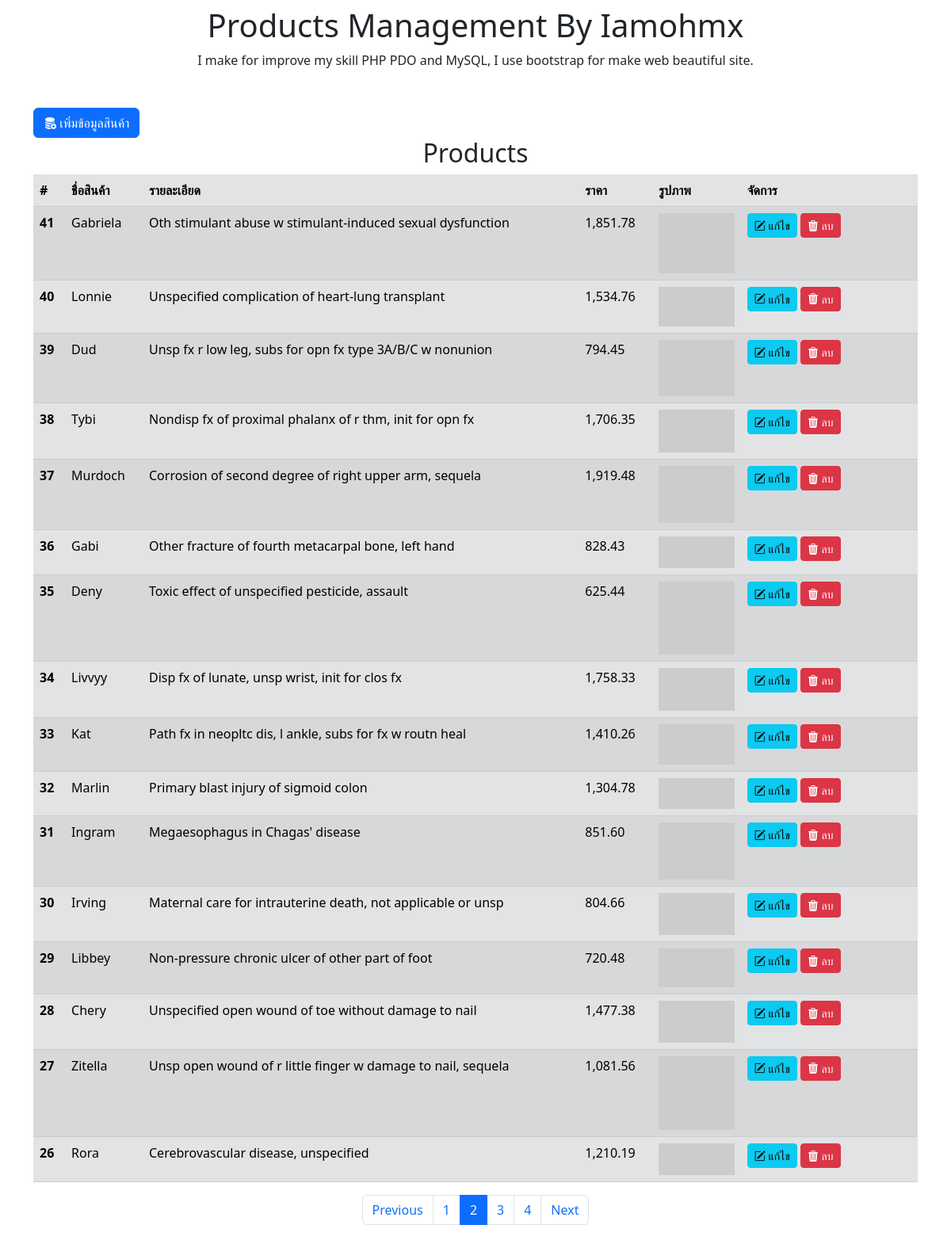
Screenshot of /?page=2 with the database file from the repository.
### tables this page shows
CREATE TABLE IF NOT EXISTS `products` (
  `id` int NOT NULL AUTO_INCREMENT,
  `p_name` varchar(255) NOT NULL DEFAULT '',
  `p_desc` varchar(255) NOT NULL DEFAULT '',
  `p_price` decimal(10,2) NOT NULL DEFAULT '0.00',
  `p_img` varchar(255) NOT NULL DEFAULT '',
  PRIMARY KEY (`id`)
);

### viewProducts.php (called while the page is built, shortened)
<?php
require_once 'connect.php';
$sql1 = "SELECT * FROM products";
$s = $conn->prepare($sql1);
$s->execute();
$s->fetchAll(PDO::FETCH_ASSOC);
$total_result = $s->rowCount();
$limit_page = 16;
$page = @$_GET['page'] ? $_GET['page'] : 1;
$num_page = $total_result/$limit_page;
if (!($num_page == (int)$num_page))
    $num_page = (int)$num_page+1;
$limit_start = ($page * $limit_page) - $limit_page;
$sql = "SELECT * FROM products ORDER BY id DESC LIMIT {$limit_start},{$limit_page}";
$stmt = $conn->prepare($sql);
$stmt->execute();
$result = $stmt->fetchAll();
?>

### index.php (the view, shortened to what this page needs)
<?php
require_once 'viewProducts.php';
?>
<!doctype html>
<html lang="en">
<head>
    <link href="https://cdn.jsdelivr.net/npm/bootstrap@5.3.0-alpha1/dist/css/bootstrap.min.css" rel="stylesheet">
    <link rel="stylesheet" href="https://cdn.jsdelivr.net/npm/bootstrap-icons@1.10.3/font/bootstrap-icons.css">
</head>
<body>
    <div class="container py-2">
        <h1 class="text-center">Products Management By Iamohmx</h1>
        <p class="text-center">I make for improve my skill PHP PDO and MySQL, I use bootstrap for make web beautiful site.</p>
        <div class="py-3"></div>
        <button type="button" class="btn btn-primary" data-bs-toggle="modal" data-bs-target="#addProduct">
            <i class="bi bi-database-fill-add"></i> เพิ่มข้อมูลสินค้า
        </button>
        <h2 class="text-center">Products</h2>
        <div class="row justify-content-center">
            <div class="col-lg-12 ">
                <table class="table table-striped table-secondary">
                    <thead>
                        <tr>
                            <th scope="col">#</th>
                            <th scope="col">ชื่อสินค้า</th>
                            <th scope="col">รายละเอียด</th>
                            <th scope="col">ราคา</th>
                            <th scope="col">รูปภาพ</th>
                            <th scope="col">จัดการ</th>
                        </tr>
                    </thead>
                    <tbody>
                        <?php
                        if (!empty($result)) {
                            foreach ($result as $row) :
                        ?>
                                <tr>
                                    <th scope="row"><?php echo $row['id']; ?></th>
                                    <td><?php echo $row['p_name']; ?></td>
                                    <td><?php echo $row['p_desc']; ?></td>
                                    <td><?php echo number_format($row['p_price'], 2); ?></td>
                                    <td width="10%">
                                        <img src="<?php echo $row['p_img']; ?>" class="card-img-top" alt="">
                                    </td>
                                    <td width="20%">
                                        <a href="editProduct.php?id=<?php echo $row['id']; ?>" role="button" class="btn btn-info btn-sm" data-bs-toggle="modal" data-bs-target="#editModalid<?php echo $row['id']; ?>"><i class="bi bi-pencil-square"></i> แก้ไข</a>
                                        <a href="deleteProduct.php?id=<?php echo $row['id']; ?>" role="button" class="btn btn-danger btn-sm" data-bs-toggle="modal" data-bs-target="#deleteModalid<?php echo $row['id']; ?>"><i class="bi bi-trash3-fill"></i> ลบ</a>
                                    </td>
                                </tr>
                        <?php
                            endforeach;
                        }
                        ?>
                    </tbody>
                </table>
                <nav aria-label="Page navigation">
                    <ul class="pagination justify-content-center">
                        <?php
                        if ($page <= 1) :
                        ?>
                            <li class="page-item disabled">
                                <a class="page-link">Previous</a>
                            </li>
                        <?php
                        else :
                        ?>
                            <li class="page-item">
                                <a class="page-link" href="?page=<?php echo (int)$page - 1 ?>">Previous</a>
                            </li>
                        <?php
                        endif;
                        ?>
                        <?php
                        if ($num_page >= 9) {
                            if ($page <= 5) {
                                $num_start = 1;
                                $num_stop = 9;
                            } elseif ($page > $num_page-4) {
                                $num_start = $num_page-8;
                                $num_stop = $num_page;
                            } else {
                                $num_start = $page-4;
                                $num_stop = $page+4;
                            }
                        } else {
                            $num_start = 1;
                            $num_stop = $num_page;
                        }
                        for ($i = $num_start; $i <= $num_stop; $i++) :
                            if ($page == $i) :
                        ?>
                                <li class="page-item">
                                    <a class="page-link active" aria-current="page" href="?page=<?php echo $i; ?>"><?php echo $i;  ?></a>
                                </li>
                            <?php
                            else :
                            ?>
                                <li class="page-item">
                                    <a class="page-link" href="?page=<?php echo $i; ?>"><?php echo $i;  ?></a>
                                </li>
                            <?php
                            endif;
                            ?>
                        <?php endfor; ?>
                        <?php
                        if ($page >= $num_page) :
                        ?>
                            <li class="page-item disabled">
                                <a class="page-link">Next</a>
                            </li>
                        <?php
                        else :
                        ?>
                            <li class="page-item">
                                <a class="page-link" href="?page=<?php echo (int)$page + 1 ?>">Next</a>
                            </li>
                        <?php
                        endif;
                        ?>
                </nav>
            </div>
        </div>
    </div>
</body>
</html>

### rows the page displays
products: id "41", p_name "Gabriela", p_desc "Oth stimulant abuse w stimulant-induced sexual dysfunction", p_price "1,851.78"
products: id "40", p_name "Lonnie", p_desc "Unspecified complication of heart-lung transplant", p_price "1,534.76"
products: id "39", p_name "Dud", p_desc "Unsp fx r low leg, subs for opn fx type 3A/B/C w nonunion", p_price "794.45"
products: id "38", p_name "Tybi", p_desc "Nondisp fx of proximal phalanx of r thm, init for opn fx", p_price "1,706.35"
products: id "37", p_name "Murdoch", p_desc "Corrosion of second degree of right upper arm, sequela", p_price "1,919.48"
products: id "36", p_name "Gabi", p_desc "Other fracture of fourth metacarpal bone, left hand", p_price "828.43"
products: id "35", p_name "Deny", p_desc "Toxic effect of unspecified pesticide, assault", p_price "625.44"
products: id "34", p_name "Livvyy", p_desc "Disp fx of lunate, unsp wrist, init for clos fx", p_price "1,758.33"
products: id "33", p_name "Kat", p_desc "Path fx in neopltc dis, l ankle, subs for fx w routn heal", p_price "1,410.26"
products: id "32", p_name "Marlin", p_desc "Primary blast injury of sigmoid colon", p_price "1,304.78"
products: id "31", p_name "Ingram", p_desc "Megaesophagus in Chagas' disease", p_price "851.60"
products: id "30", p_name "Irving", p_desc "Maternal care for intrauterine death, not applicable or unsp", p_price "804.66"
products: id "29", p_name "Libbey", p_desc "Non-pressure chronic ulcer of other part of foot", p_price "720.48"
products: id "28", p_name "Chery", p_desc "Unspecified open wound of toe without damage to nail", p_price "1,477.38"
products: id "27", p_name "Zitella", p_desc "Unsp open wound of r little finger w damage to nail, sequela", p_price "1,081.56"
products: id "26", p_name "Rora", p_desc "Cerebrovascular disease, unspecified", p_price "1,210.19"
